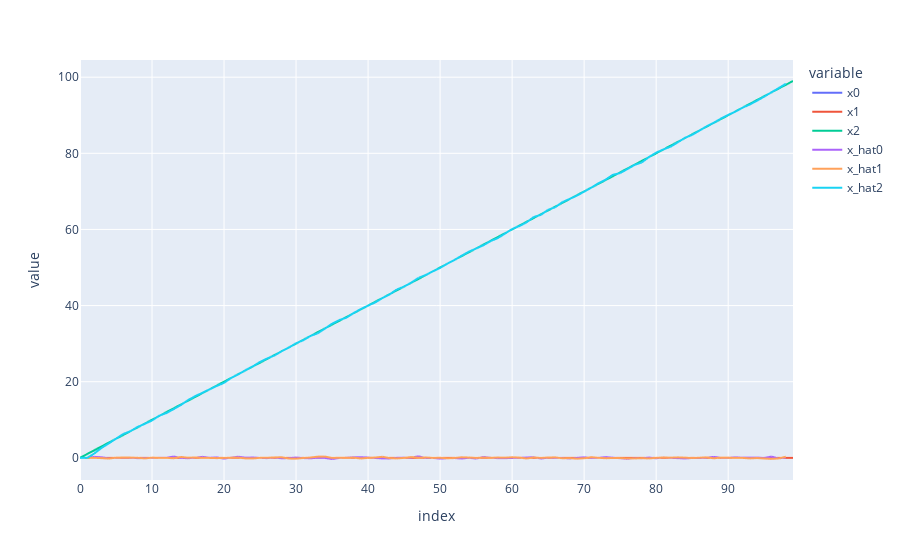

Notebook code for this chart:
### Code cell
ex.line(pd.concat((to_df(target, 'x'), to_df(pos, 'x_hat'))))

### Figure 1 — Plotly figure (JSON) as saved in the notebook; plotly's stock layout.template omitted (floating-point values rounded to 4 significant figures; data arrays with more than 128 entries replaced by an {"elided": "..."} marker saying what was removed)
{"data": [{"hovertemplate": "variable=x0<br>index=%{x}<br>value=%{y}<extra></extra>", "legendgroup": "x0", "line": {"color": "#636efa", "dash": "solid"}, "marker": {"symbol": "circle"}, "mode": "lines", "name": "x0", "showlegend": true, "type": "scattergl", "x": {"elided": "199 int values"}, "xaxis": "x", "y": {"elided": "199 int values"}, "yaxis": "y"}, {"hovertemplate": "variable=x1<br>index=%{x}<br>value=%{y}<extra></extra>", "legendgroup": "x1", "line": {"color": "#EF553B", "dash": "solid"}, "marker": {"symbol": "circle"}, "mode": "lines", "name": "x1", "showlegend": true, "type": "scattergl", "x": {"elided": "199 int values"}, "xaxis": "x", "y": {"elided": "199 int values"}, "yaxis": "y"}, {"hovertemplate": "variable=x2<br>index=%{x}<br>value=%{y}<extra></extra>", "legendgroup": "x2", "line": {"color": "#00cc96", "dash": "solid"}, "marker": {"symbol": "circle"}, "mode": "lines", "name": "x2", "showlegend": true, "type": "scattergl", "x": {"elided": "199 int values"}, "xaxis": "x", "y": {"elided": "199 int values"}, "yaxis": "y"}, {"hovertemplate": "variable=x_hat0<br>index=%{x}<br>value=%{y}<extra></extra>", "legendgroup": "x_hat0", "line": {"color": "#ab63fa", "dash": "solid"}, "marker": {"symbol": "circle"}, "mode": "lines", "name": "x_hat0", "showlegend": true, "type": "scattergl", "x": {"elided": "199 int values"}, "xaxis": "x", "y": {"elided": "199 float values"}, "yaxis": "y"}, {"hovertemplate": "variable=x_hat1<br>index=%{x}<br>value=%{y}<extra></extra>", "legendgroup": "x_hat1", "line": {"color": "#FFA15A", "dash": "solid"}, "marker": {"symbol": "circle"}, "mode": "lines", "name": "x_hat1", "showlegend": true, "type": "scattergl", "x": {"elided": "199 int values"}, "xaxis": "x", "y": {"elided": "199 float values"}, "yaxis": "y"}, {"hovertemplate": "variable=x_hat2<br>index=%{x}<br>value=%{y}<extra></extra>", "legendgroup": "x_hat2", "line": {"color": "#19d3f3", "dash": "solid"}, "marker": {"symbol": "circle"}, "mode": "lines", "name": "x_hat2", "showlegend": true, "type": "scattergl", "x": {"elided": "199 int values"}, "xaxis": "x", "y": {"elided": "199 float values"}, "yaxis": "y"}], "layout": {"autosize": true, "legend": {"title": {"text": "variable"}, "tracegroupgap": 0}, "margin": {"t": 60}, "xaxis": {"anchor": "y", "autorange": true, "domain": [0, 1], "range": [0, 99], "title": {"text": "index"}, "type": "linear"}, "yaxis": {"anchor": "x", "autorange": true, "domain": [0, 1], "range": [-5.828, 104.5], "title": {"text": "value"}, "type": "linear"}}}
